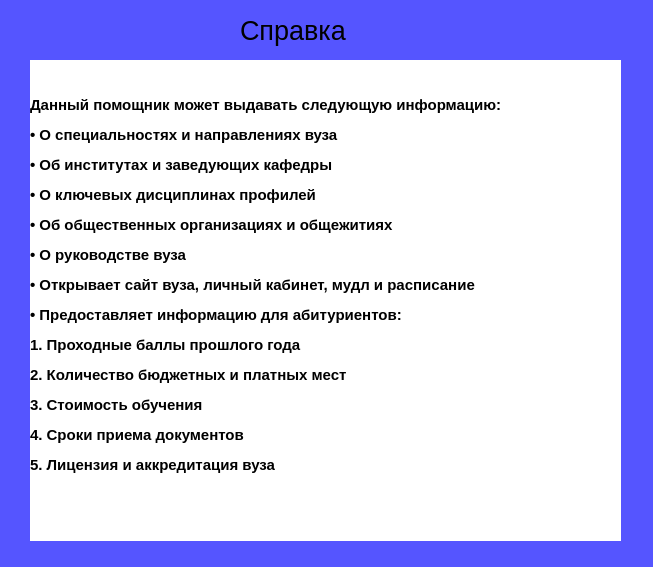
<?xml version="1.0" encoding="UTF-8"?>
<ui version="4.0">
 <class>Spravka</class>
 <widget class="QMainWindow" name="Spravka">
  <property name="geometry">
   <rect>
    <x>0</x>
    <y>0</y>
    <width>653</width>
    <height>567</height>
   </rect>
  </property>
  <property name="windowTitle">
   <string>MainWindow</string>
  </property>
  <property name="styleSheet">
   <string notr="true">background-color:rgb(85, 85, 255);</string>
  </property>
  <widget class="QWidget" name="centralwidget">
   <widget class="QLabel" name="label">
    <property name="geometry">
     <rect>
      <x>240</x>
      <y>10</y>
      <width>131</width>
      <height>41</height>
     </rect>
    </property>
    <property name="font">
     <font>
      <pointsize>20</pointsize>
      <weight>50</weight>
      <italic>false</italic>
      <bold>false</bold>
      <strikeout>false</strikeout>
      <kerning>true</kerning>
     </font>
    </property>
    <property name="text">
     <string>Справка</string>
    </property>
   </widget>
   <widget class="QLabel" name="label_2">
    <property name="geometry">
     <rect>
      <x>30</x>
      <y>60</y>
      <width>591</width>
      <height>481</height>
     </rect>
    </property>
    <property name="font">
     <font>
      <family>Segoe UI</family>
      <pointsize>11</pointsize>
      <weight>75</weight>
      <bold>true</bold>
     </font>
    </property>
    <property name="styleSheet">
     <string notr="true">background-color: rgb(255, 255, 255);</string>
    </property>
    <property name="text">
     <string>&lt;html&gt;&lt;head/&gt;&lt;body&gt;&lt;p&gt;&lt;span style=&quot; font-size:11pt;&quot;&gt;  Данный помощник может выдавать следующую информацию:&lt;/span&gt;&lt;/p&gt;&lt;p&gt;&lt;span style=&quot; font-size:11pt;&quot;&gt;  •	О специальностях и направлениях вуза&lt;/span&gt;&lt;/p&gt;&lt;p&gt;&lt;span style=&quot; font-size:11pt;&quot;&gt;  •	Об институтах и заведующих кафедры&lt;/span&gt;&lt;/p&gt;&lt;p&gt;&lt;span style=&quot; font-size:11pt;&quot;&gt;  •	О ключевых дисциплинах профилей&lt;/span&gt;&lt;/p&gt;&lt;p&gt;&lt;span style=&quot; font-size:11pt;&quot;&gt;  •	Об общественных организациях и общежитиях&lt;/span&gt;&lt;/p&gt;&lt;p&gt;&lt;span style=&quot; font-size:11pt;&quot;&gt;•	О руководстве вуза&lt;/span&gt;&lt;/p&gt;&lt;p&gt;&lt;span style=&quot; font-size:11pt;&quot;&gt;•	Открывает сайт вуза, личный кабинет, мудл и расписание&lt;/span&gt;&lt;/p&gt;&lt;p&gt;&lt;span style=&quot; font-size:11pt;&quot;&gt;•	Предоставляет информацию для абитуриентов: &lt;/span&gt;&lt;/p&gt;&lt;p&gt;&lt;span style=&quot; font-size:11pt;&quot;&gt;                 1.	Проходные баллы прошлого года&lt;/span&gt;&lt;/p&gt;&lt;p&gt;&lt;span style=&quot; font-size:11pt;&quot;&gt;                 2.	Количество бюджетных и платных мест&lt;/span&gt;&lt;/p&gt;&lt;p&gt;&lt;span style=&quot; font-size:11pt;&quot;&gt;                 3.	Стоимость обучения&lt;/span&gt;&lt;/p&gt;&lt;p&gt;&lt;span style=&quot; font-size:11pt;&quot;&gt;                 4.	Сроки приема документов&lt;/span&gt;&lt;/p&gt;&lt;p&gt;&lt;span style=&quot; font-size:11pt;&quot;&gt;                 5.	Лицензия и аккредитация вуза&lt;/span&gt;&lt;/p&gt;&lt;p/&gt;&lt;/body&gt;&lt;/html&gt;</string>
    </property>
   </widget>
  </widget>
  <widget class="QStatusBar" name="statusbar"/>
 </widget>
 <resources/>
 <connections/>
</ui>
